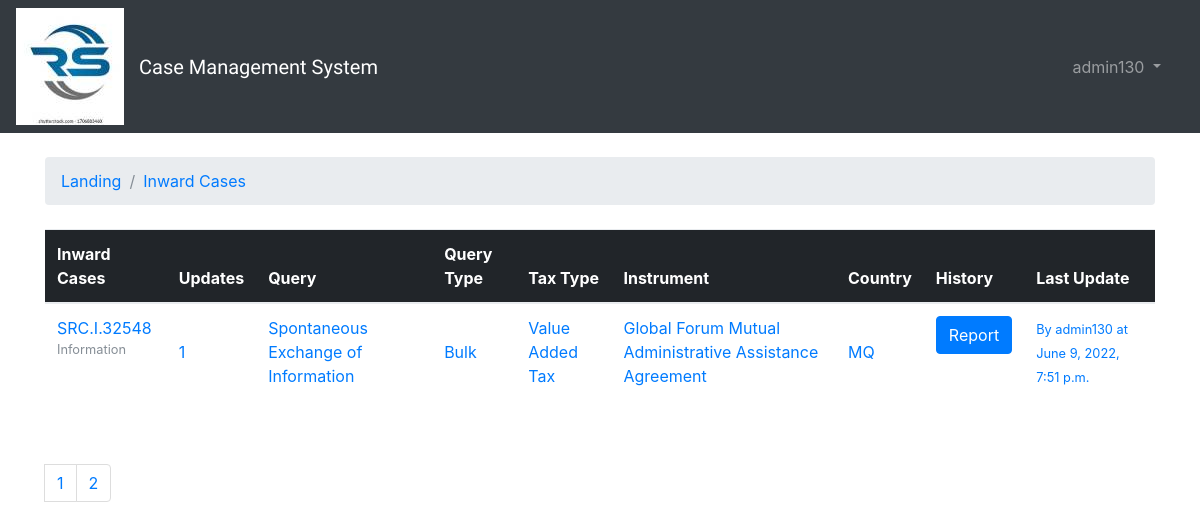
The app's page /boards/ (signed in) with its own data.
### boards/models.py (models this page shows, shortened)
class Board(models.Model):
    A = "Request for Information"
    B = "Automatic Exchange of Information"
    C = "Spontaneous Exchange of Information"
    D = "Tax Examination Abroad"
    E = "Joint Audit"
    F = "Industry Wide Exchange of Information"
    query_choices = (
        (A, 'Request for Information'), (B, 'Automatic Exchange of Information'),
        (C, 'Spontaneous Exchange of Information'), (D, 'Tax Examination Abroad'), (E, 'Joint Audit'),
        (F, 'Industry Wide Exchange of Information'),
    )
    A = "OECD Model Tax Convention"
    B = "UN Model Tax Convention"
    C = "Global Forum Mutual Administrative Assistance Agreement"
    D = "Global Forum Model Tax Information Exchange Agreement"
    E = "African Tax Administration Forum Mutual Administrative Assistance Agreement"
    F = "Regional instruments and agreements"
    instrument_choices = (
        (A, 'OECD Model Tax Convention'), (B, 'UN Model Tax Convention'),
        (C, 'Global Forum Mutual Administrative Assistance Agreement'),
        (D, 'Global Forum Model Tax Information Exchange Agreement'),
        (E, 'African Tax Administration Forum Mutual Administrative Assistance Agreement'),
        (F, 'Regional instruments and agreements')
    )
    A = "Income Tax"
    B = "Value Added Tax"
    C = "Payroll Taxes"
    D = "Excise Tax"
    E = "Other Tax"
    type_choices = (
        (A, 'Income Tax'), (B, 'Value Added Tax'),
        (C, 'Payroll Taxes'),
        (D, 'Excise Tax'),
        (E, 'Other Tax'),
    )
    A = "Bulk"
    B = "Group"
    C = "Single"
    query_type_choices = (
        (A, 'Bulk'), (B, 'Group'),
        (C, 'Single'),
    )
    tax_period_choices = (
        ('2015', '2015'),
        ('2016', '2016'),
        ('2017', '2017'),
        ('2018', '2018'),
        ('2019', '2019'),
        ('2020', '2020'),
        ('2021', '2021'),
        ('Custom', 'Custom')
    )
    employees_list = []
    user = User.objects.all()
    for i in user:
        a = (str(i), str(i))
        employees_list.append(a)
    employee = models.CharField(max_length=100, choices=employees_list, default="")
    reference = models.CharField(max_length=12, default="SRC.I.", unique=True)
    subject = models.CharField(max_length=100, default="", editable=True)
    instrument = models.CharField(max_length=100, choices=instrument_choices, default=A)
    query = models.CharField(max_length=150, choices=query_choices, default=A)
    query_type = models.CharField(max_length=25, choices=query_type_choices, default=A)
    tax_period = models.CharField(max_length=15, default="", choices=tax_period_choices, editable=True)
    start_tax_period = models.DateField(default="2015-12-12", editable=True)
    end_tax_period = models.DateField(default="2020-12-31", editable=True)
    tax_type = models.CharField(max_length=100, choices=type_choices, default=A)
    if_other_tax_type = models.CharField(max_length=50, default="n/a", editable=True)
    country = CountryField(blank_label='select a country')
    document = models.FileField(upload_to='documents/', default="")
    def __str__(self):
        return self.reference
    def get_posts_count(self):
        return Post.objects.filter(topic__board=self).count()
    def get_last_post(self):
        return Post.objects.filter(topic__board=self).order_by('-created_at').first()

class Post(models.Model):
    notes = models.TextField(max_length=4000, default="", editable=True)
    topic = models.ForeignKey(Topic, related_name='posts', on_delete=models.CASCADE)
    created_at = models.DateTimeField(auto_now_add=True)
    updated_at = models.DateTimeField(null=True)
    created_by = models.ForeignKey(User, related_name='posts', on_delete=models.CASCADE)
    updated_by = models.ForeignKey(User, null=True, related_name='+', on_delete=models.CASCADE)

### boards/views.py (the view)
# urls.py: re_path(r'^boards/$', views.boards, name='boards'),
def boards(request):
    p = Paginator(Board.objects.all().order_by('-id'), 10)
    page = request.GET.get('page')
    boards = p.get_page(page)
    nums = "a" * boards.paginator.num_pages
    context = {'boards': Board.objects.filter(employee=request.user), 'nums': nums}
    return render(request, 'boards.html', context)

### templates/boards.html (shortened to what this page needs)
{% extends 'base.html' %}
{% block breadcrumb %}
  <li class="breadcrumb-item"><a href="{% url 'landing' %}">Landing</a></li>
  <li class="breadcrumb-item active"><a href="{% url 'boards' %}">Inward Cases</li>
{% endblock %}
{% block content %}
  <table class="table">
    <thead class="thead-inverse">
      <tr>
        <th>Inward Cases</th>
        <th>Updates</th>
        <th>Query</th>
        <th>Query Type</th>
        <th>Tax Type</th>
        <th>Instrument</th>
        <th>Country</th>
        <th>History</th>
        <th>Last Update</th>
      </tr>
    </thead>
    <tbody>
      {% for board in boards %}
        <tr>
          <td>
            <a href="{% url 'board_topics' board.pk %}">{{ board.reference }}</a>
            <small class="text-muted d-block">{{ board.subject }}</small>
          </td>
          <td class="align-middle">
            {{ board.get_posts_count }}
          </td>
          <td class="align-middle">
            {{ board.query }}
          </td>
          <td class="align-middle">
            {{ board.query_type }}
          </td>
          <td class="align-middle">
            {{ board.tax_type }}
          </td>
          <td class="align-middle">
            {{ board.instrument }}
          </td>
          <td class="align-middle">
            {{ board.country }}
          </td>
          <td><a href="{% url 'topic_history' board.pk %}" class="btn btn-primary">Report</a></td>
          <td class="align-middle">
            {% with post=board.get_last_post %}
              {% if post %}
                <small>
                  <a href="{% url 'topic_posts' board.pk post.topic.pk %}">
                    By {{ post.created_by.username }} at {{ post.created_at }}
                  </a>
                </small>
              {% else %}
                <small class="text-muted">
                  <em>No updates yet.</em>
                </small>
              {% endif %}
            {% endwith %}
          </td>
        </tr>
      {% endfor %}
    </tbody>
  </table>
<br><br/>
<nav aria-label="...">
  <ul class="pagination">
      {% for i in nums %}
        <li class="page-item"><a class="page-link" href="?page={{ forloop.counter }}">{{ forloop.counter }}</a></li>
      {% endfor %}
  </ul>
</nav>
{% endblock %}

### templates/base.html (shortened to what this page needs)
{% load static %}
<!DOCTYPE html>
<html>
  <head>
    <link rel="stylesheet" href="{% static 'css/bootstrap.min.css' %}">
    <link rel="stylesheet" href="{% static 'css/app.css' %}">
  </head>
  <body>
    {% block body %}
      <nav class="navbar navbar-expand-sm navbar-dark bg-dark">
        <img class="img-fluid" src="{% static 'assets/img/rs_logo_1.jpg' %}" alt="..." />
        <div class="container">
          <a class="navbar-brand" href="{% url 'home' %}">Case Management System</a>
          <div class="collapse navbar-collapse" id="mainMenu">
            {% if user.is_authenticated %}
              <ul class="navbar-nav ml-auto">
                <li class="nav-item dropdown">
                  <a class="nav-link dropdown-toggle" href="#" id="userMenu" data-toggle="dropdown" aria-haspopup="true" aria-expanded="false">
                    {{ user.username }}
                  </a>
                </li>
              </ul>
            {% else %}
              <form class="form-inline ml-auto">
                <a href="{% url 'login' %}" class="btn btn-outline-secondary">Log in</a>
                <a href="{% url 'signup' %}" class="btn btn-primary ml-2">Sign up</a>
              </form>
            {% endif %}
          </div>
        </div>
      </nav>
      <div class="container">
        <ol class="breadcrumb my-4">
          {% block breadcrumb %}
          {% endblock %}
        </ol>
        {% block content %}
        {% endblock %}
      </div>
    {% endblock body %}
  </body>
</html>

### static/css/app.css (style rules this page uses)
.navbar-brand { font-family: 'Peralta', cursive; }

### records on screen
Board: reference "SRC.I.32548", subject "Information", get_posts_count "1", query "Spontaneous Exchange of Information", query_type "Bulk", tax_type "Value Added Tax", instrument "Global Forum Mutual Administrative Assistance Agreement", country "MQ", get_last_post.created_by.username "admin130", get_last_post.created_at "June 9, 2022, 7:51 p.m."

### other values on screen
{{ user.username }} "admin130"
